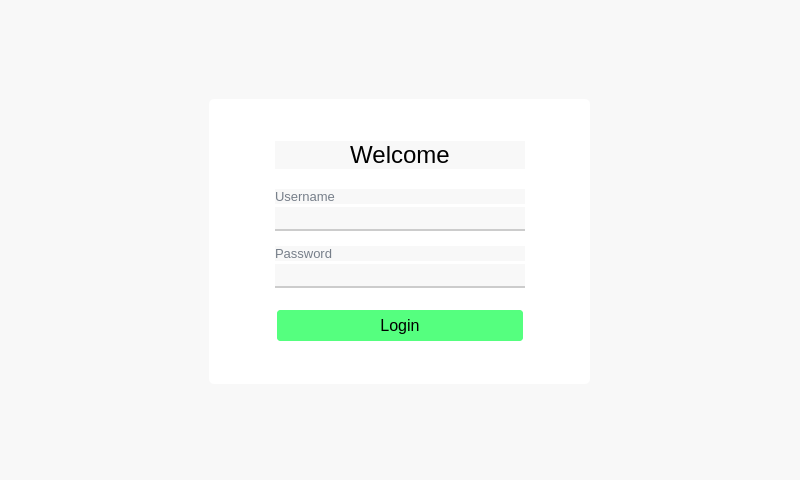
<?xml version="1.0" encoding="UTF-8"?>
<ui version="4.0">
 <class>MainWindow</class>
 <widget class="QMainWindow" name="MainWindow">
  <property name="geometry">
   <rect>
    <x>0</x>
    <y>0</y>
    <width>800</width>
    <height>480</height>
   </rect>
  </property>
  <property name="windowTitle">
   <string>MainWindow</string>
  </property>
  <property name="styleSheet">
   <string notr="true">background-color: rgb(248, 248, 248);</string>
  </property>
  <widget class="QWidget" name="centralwidget">
   <widget class="QStackedWidget" name="stackedWidget">
    <property name="geometry">
     <rect>
      <x>9</x>
      <y>9</y>
      <width>782</width>
      <height>419</height>
     </rect>
    </property>
    <widget class="QWidget" name="page">
     <property name="styleSheet">
      <string notr="true">#widget {
	background-color: rgb(255, 255, 255);
	border-radius:5px;
}

QLabel {
	color: #767e89;
}

QLabel#label {
	color: #000;
}

QLineEdit {
	border: none;
	border-bottom: 2px solid #cccccc;
}

QLineEdit#focus {
	border-bottom: 2px solid #28a2a2;
}

QPushButton {
	background-color: rgb(85, 255, 127);
	border: 2px solid #fff;
	color: #fff;
	border-radius: 5px;
	padding: 6px;
}</string>
     </property>
     <widget class="QWidget" name="widget" native="true">
      <property name="geometry">
       <rect>
        <x>200</x>
        <y>90</y>
        <width>381</width>
        <height>285</height>
       </rect>
      </property>
      <property name="styleSheet">
       <string notr="true">
</string>
      </property>
      <layout class="QGridLayout" name="gridLayout">
       <property name="spacing">
        <number>6</number>
       </property>
       <item row="1" column="1">
        <layout class="QVBoxLayout" name="verticalLayout_4">
         <property name="spacing">
          <number>20</number>
         </property>
         <item>
          <widget class="QLabel" name="label">
           <property name="font">
            <font>
             <pointsize>18</pointsize>
            </font>
           </property>
           <property name="styleSheet">
            <string notr="true">horizontalAlignment: AlignHCenter;
color: rgb(0, 0, 0);</string>
           </property>
           <property name="text">
            <string>Welcome</string>
           </property>
           <property name="alignment">
            <set>Qt::AlignCenter</set>
           </property>
          </widget>
         </item>
         <item>
          <layout class="QVBoxLayout" name="verticalLayout_3">
           <property name="spacing">
            <number>15</number>
           </property>
           <item>
            <layout class="QVBoxLayout" name="verticalLayout">
             <property name="spacing">
              <number>3</number>
             </property>
             <item>
              <widget class="QLabel" name="label_2">
               <property name="font">
                <font>
                 <pointsize>10</pointsize>
                </font>
               </property>
               <property name="styleSheet">
                <string notr="true"/>
               </property>
               <property name="text">
                <string>Username</string>
               </property>
              </widget>
             </item>
             <item>
              <widget class="QLineEdit" name="lineEdit">
               <property name="minimumSize">
                <size>
                 <width>250</width>
                 <height>0</height>
                </size>
               </property>
               <property name="font">
                <font>
                 <pointsize>13</pointsize>
                </font>
               </property>
               <property name="styleSheet">
                <string notr="true"/>
               </property>
              </widget>
             </item>
            </layout>
           </item>
           <item>
            <layout class="QVBoxLayout" name="verticalLayout_2">
             <property name="spacing">
              <number>3</number>
             </property>
             <item>
              <widget class="QLabel" name="label_3">
               <property name="font">
                <font>
                 <pointsize>10</pointsize>
                </font>
               </property>
               <property name="styleSheet">
                <string notr="true"/>
               </property>
               <property name="text">
                <string>Password</string>
               </property>
              </widget>
             </item>
             <item>
              <widget class="QLineEdit" name="lineEdit_2">
               <property name="font">
                <font>
                 <pointsize>13</pointsize>
                </font>
               </property>
               <property name="styleSheet">
                <string notr="true"/>
               </property>
              </widget>
             </item>
            </layout>
           </item>
          </layout>
         </item>
         <item>
          <widget class="QPushButton" name="pushButton">
           <property name="font">
            <font>
             <pointsize>12</pointsize>
            </font>
           </property>
           <property name="styleSheet">
            <string notr="true">color: rgb(0, 0, 0);</string>
           </property>
           <property name="text">
            <string>Login</string>
           </property>
          </widget>
         </item>
        </layout>
       </item>
       <item row="0" column="1">
        <spacer name="verticalSpacer_2">
         <property name="orientation">
          <enum>Qt::Vertical</enum>
         </property>
         <property name="sizeHint" stdset="0">
          <size>
           <width>20</width>
           <height>11</height>
          </size>
         </property>
        </spacer>
       </item>
       <item row="2" column="1">
        <spacer name="verticalSpacer">
         <property name="orientation">
          <enum>Qt::Vertical</enum>
         </property>
         <property name="sizeHint" stdset="0">
          <size>
           <width>20</width>
           <height>11</height>
          </size>
         </property>
        </spacer>
       </item>
       <item row="1" column="0">
        <spacer name="horizontalSpacer">
         <property name="orientation">
          <enum>Qt::Horizontal</enum>
         </property>
         <property name="sizeHint" stdset="0">
          <size>
           <width>45</width>
           <height>20</height>
          </size>
         </property>
        </spacer>
       </item>
       <item row="1" column="2">
        <spacer name="horizontalSpacer_2">
         <property name="orientation">
          <enum>Qt::Horizontal</enum>
         </property>
         <property name="sizeHint" stdset="0">
          <size>
           <width>44</width>
           <height>20</height>
          </size>
         </property>
        </spacer>
       </item>
      </layout>
     </widget>
    </widget>
    <widget class="QWidget" name="page_2"/>
   </widget>
  </widget>
  <widget class="QMenuBar" name="menubar">
   <property name="geometry">
    <rect>
     <x>0</x>
     <y>0</y>
     <width>800</width>
     <height>21</height>
    </rect>
   </property>
  </widget>
  <widget class="QStatusBar" name="statusbar"/>
 </widget>
 <resources/>
 <connections/>
</ui>
